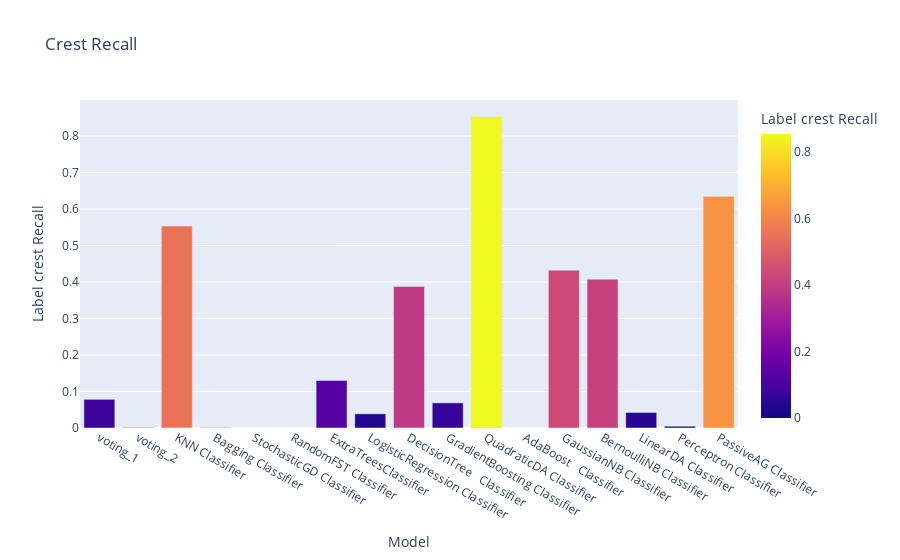

Notebook cell for this chart:
### Code cell
px.bar(data_frame=evaluation_df,x='Model',y='Label crest Recall',color='Label crest Recall',title='Crest Recall')

### Figure 1 — Plotly figure (JSON) as saved in the notebook; plotly's stock layout.template omitted (floating-point values rounded to 4 significant figures)
{"data": [{"alignmentgroup": "True", "hovertemplate": "Model=%{x}<br>Label crest Recall=%{marker.color}<extra></extra>", "legendgroup": "", "marker": {"color": [0.07857, 0.001215, 0.5533, 0.00081, 0, 0, 0.13, 0.03888, 0.3876, 0.06885, 0.8538, 0, 0.4326, 0.4079, 0.04253, 0.00486, 0.6351], "coloraxis": "coloraxis", "pattern": {"shape": ""}}, "name": "", "offsetgroup": "", "orientation": "v", "showlegend": false, "textposition": "auto", "type": "bar", "x": ["voting_1", "voting_2", "KNN Classifier", "Bagging Classifier", "StochasticGD Classifier", "RandomFST Classifier", "ExtraTreesClassifier", "LogisticRegression Classifier", "DecisionTree   Classifier", "GradientBoosting Classifier", "QuadraticDA Classifier", "AdaBoost   Classifier", "GaussianNB Classifier", "BernoulliNB Classifier", "LinearDA Classifier", "Perceptron Classifier", "PassiveAG Classifier"], "xaxis": "x", "y": [0.07857, 0.001215, 0.5533, 0.00081, 0, 0, 0.13, 0.03888, 0.3876, 0.06885, 0.8538, 0, 0.4326, 0.4079, 0.04253, 0.00486, 0.6351], "yaxis": "y"}], "layout": {"barmode": "relative", "coloraxis": {"colorbar": {"title": {"text": "Label crest Recall"}}, "colorscale": [[0, "#0d0887"], [0.1111, "#46039f"], [0.2222, "#7201a8"], [0.3333, "#9c179e"], [0.4444, "#bd3786"], [0.5556, "#d8576b"], [0.6667, "#ed7953"], [0.7778, "#fb9f3a"], [0.8889, "#fdca26"], [1, "#f0f921"]]}, "legend": {"tracegroupgap": 0}, "title": {"text": "Crest Recall"}, "xaxis": {"anchor": "y", "domain": [0, 1], "title": {"text": "Model"}}, "yaxis": {"anchor": "x", "domain": [0, 1], "title": {"text": "Label crest Recall"}}}}
